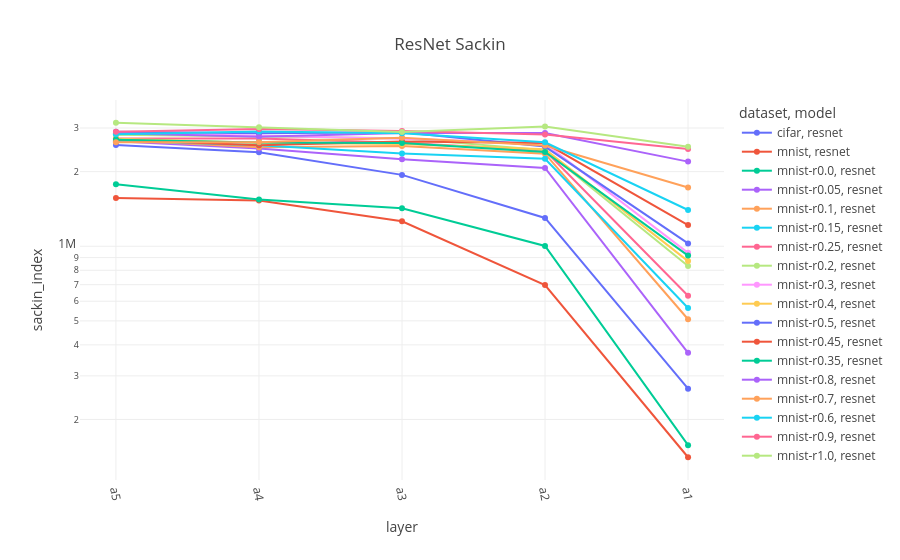

Notebook source saved alongside this figure:
### Code cell
fig = px.line(resnet, x="layer", y="sackin_index", color="dataset", symbol="model", color_discrete_sequence=px.colors.qualitative.Plotly, title="ResNet Sackin")
fig.update_xaxes(tickangle=80)
fig.update_yaxes(type="log")

### Figure 1 — Plotly figure (JSON) as saved in the notebook; plotly's stock layout.template omitted (floating-point values rounded to 4 significant figures)
{"data": [{"hovertemplate": "dataset=cifar<br>model=resnet<br>layer=%{x}<br>sackin_index=%{y}<extra></extra>", "legendgroup": "cifar, resnet", "line": {"color": "#636EFA", "dash": "solid"}, "marker": {"symbol": "circle"}, "mode": "lines+markers", "name": "cifar, resnet", "orientation": "v", "showlegend": true, "type": "scatter", "x": ["a5", "a4", "a3", "a2", "a1"], "xaxis": "x", "y": [2560000.0, 2395000.0, 1941000.0, 1301000.0, 266300.0], "yaxis": "y"}, {"hovertemplate": "dataset=mnist<br>model=resnet<br>layer=%{x}<br>sackin_index=%{y}<extra></extra>", "legendgroup": "mnist, resnet", "line": {"color": "#EF553B", "dash": "solid"}, "marker": {"symbol": "circle"}, "mode": "lines+markers", "name": "mnist, resnet", "orientation": "v", "showlegend": true, "type": "scatter", "x": ["a5", "a4", "a3", "a2", "a1"], "xaxis": "x", "y": [1567000.0, 1529000.0, 1261000.0, 697700.0, 140800.0], "yaxis": "y"}, {"hovertemplate": "dataset=mnist-r0.0<br>model=resnet<br>layer=%{x}<br>sackin_index=%{y}<extra></extra>", "legendgroup": "mnist-r0.0, resnet", "line": {"color": "#00CC96", "dash": "solid"}, "marker": {"symbol": "circle"}, "mode": "lines+markers", "name": "mnist-r0.0, resnet", "orientation": "v", "showlegend": true, "type": "scatter", "x": ["a5", "a4", "a3", "a2", "a1"], "xaxis": "x", "y": [1777000.0, 1543000.0, 1423000.0, 1003000.0, 157500.0], "yaxis": "y"}, {"hovertemplate": "dataset=mnist-r0.05<br>model=resnet<br>layer=%{x}<br>sackin_index=%{y}<extra></extra>", "legendgroup": "mnist-r0.05, resnet", "line": {"color": "#AB63FA", "dash": "solid"}, "marker": {"symbol": "circle"}, "mode": "lines+markers", "name": "mnist-r0.05, resnet", "orientation": "v", "showlegend": true, "type": "scatter", "x": ["a5", "a4", "a3", "a2", "a1"], "xaxis": "x", "y": [2652000.0, 2478000.0, 2244000.0, 2069000.0, 371600.0], "yaxis": "y"}, {"hovertemplate": "dataset=mnist-r0.1<br>model=resnet<br>layer=%{x}<br>sackin_index=%{y}<extra></extra>", "legendgroup": "mnist-r0.1, resnet", "line": {"color": "#FFA15A", "dash": "solid"}, "marker": {"symbol": "circle"}, "mode": "lines+markers", "name": "mnist-r0.1, resnet", "orientation": "v", "showlegend": true, "type": "scatter", "x": ["a5", "a4", "a3", "a2", "a1"], "xaxis": "x", "y": [2682000.0, 2507000.0, 2537000.0, 2364000.0, 507500.0], "yaxis": "y"}, {"hovertemplate": "dataset=mnist-r0.15<br>model=resnet<br>layer=%{x}<br>sackin_index=%{y}<extra></extra>", "legendgroup": "mnist-r0.15, resnet", "line": {"color": "#19D3F3", "dash": "solid"}, "marker": {"symbol": "circle"}, "mode": "lines+markers", "name": "mnist-r0.15, resnet", "orientation": "v", "showlegend": true, "type": "scatter", "x": ["a5", "a4", "a3", "a2", "a1"], "xaxis": "x", "y": [2669000.0, 2559000.0, 2368000.0, 2254000.0, 563400.0], "yaxis": "y"}, {"hovertemplate": "dataset=mnist-r0.25<br>model=resnet<br>layer=%{x}<br>sackin_index=%{y}<extra></extra>", "legendgroup": "mnist-r0.25, resnet", "line": {"color": "#FF6692", "dash": "solid"}, "marker": {"symbol": "circle"}, "mode": "lines+markers", "name": "mnist-r0.25, resnet", "orientation": "v", "showlegend": true, "type": "scatter", "x": ["a5", "a4", "a3", "a2", "a1"], "xaxis": "x", "y": [2724000.0, 2723000.0, 2618000.0, 2433000.0, 631800.0], "yaxis": "y"}, {"hovertemplate": "dataset=mnist-r0.2<br>model=resnet<br>layer=%{x}<br>sackin_index=%{y}<extra></extra>", "legendgroup": "mnist-r0.2, resnet", "line": {"color": "#B6E880", "dash": "solid"}, "marker": {"symbol": "circle"}, "mode": "lines+markers", "name": "mnist-r0.2, resnet", "orientation": "v", "showlegend": true, "type": "scatter", "x": ["a5", "a4", "a3", "a2", "a1"], "xaxis": "x", "y": [2821000.0, 2769000.0, 2727000.0, 2443000.0, 833000.0], "yaxis": "y"}, {"hovertemplate": "dataset=mnist-r0.3<br>model=resnet<br>layer=%{x}<br>sackin_index=%{y}<extra></extra>", "legendgroup": "mnist-r0.3, resnet", "line": {"color": "#FF97FF", "dash": "solid"}, "marker": {"symbol": "circle"}, "mode": "lines+markers", "name": "mnist-r0.3, resnet", "orientation": "v", "showlegend": true, "type": "scatter", "x": ["a5", "a4", "a3", "a2", "a1"], "xaxis": "x", "y": [2871000.0, 2798000.0, 2713000.0, 2600000.0, 940500.0], "yaxis": "y"}, {"hovertemplate": "dataset=mnist-r0.4<br>model=resnet<br>layer=%{x}<br>sackin_index=%{y}<extra></extra>", "legendgroup": "mnist-r0.4, resnet", "line": {"color": "#FECB52", "dash": "solid"}, "marker": {"symbol": "circle"}, "mode": "lines+markers", "name": "mnist-r0.4, resnet", "orientation": "v", "showlegend": true, "type": "scatter", "x": ["a5", "a4", "a3", "a2", "a1"], "xaxis": "x", "y": [2715000.0, 2618000.0, 2589000.0, 2464000.0, 871000.0], "yaxis": "y"}, {"hovertemplate": "dataset=mnist-r0.5<br>model=resnet<br>layer=%{x}<br>sackin_index=%{y}<extra></extra>", "legendgroup": "mnist-r0.5, resnet", "line": {"color": "#636EFA", "dash": "solid"}, "marker": {"symbol": "circle"}, "mode": "lines+markers", "name": "mnist-r0.5, resnet", "orientation": "v", "showlegend": true, "type": "scatter", "x": ["a5", "a4", "a3", "a2", "a1"], "xaxis": "x", "y": [2898000.0, 2859000.0, 2882000.0, 2524000.0, 1027000.0], "yaxis": "y"}, {"hovertemplate": "dataset=mnist-r0.45<br>model=resnet<br>layer=%{x}<br>sackin_index=%{y}<extra></extra>", "legendgroup": "mnist-r0.45, resnet", "line": {"color": "#EF553B", "dash": "solid"}, "marker": {"symbol": "circle"}, "mode": "lines+markers", "name": "mnist-r0.45, resnet", "orientation": "v", "showlegend": true, "type": "scatter", "x": ["a5", "a4", "a3", "a2", "a1"], "xaxis": "x", "y": [2687000.0, 2558000.0, 2646000.0, 2609000.0, 1217000.0], "yaxis": "y"}, {"hovertemplate": "dataset=mnist-r0.35<br>model=resnet<br>layer=%{x}<br>sackin_index=%{y}<extra></extra>", "legendgroup": "mnist-r0.35, resnet", "line": {"color": "#00CC96", "dash": "solid"}, "marker": {"symbol": "circle"}, "mode": "lines+markers", "name": "mnist-r0.35, resnet", "orientation": "v", "showlegend": true, "type": "scatter", "x": ["a5", "a4", "a3", "a2", "a1"], "xaxis": "x", "y": [2690000.0, 2621000.0, 2608000.0, 2399000.0, 916800.0], "yaxis": "y"}, {"hovertemplate": "dataset=mnist-r0.8<br>model=resnet<br>layer=%{x}<br>sackin_index=%{y}<extra></extra>", "legendgroup": "mnist-r0.8, resnet", "line": {"color": "#AB63FA", "dash": "solid"}, "marker": {"symbol": "circle"}, "mode": "lines+markers", "name": "mnist-r0.8, resnet", "orientation": "v", "showlegend": true, "type": "scatter", "x": ["a5", "a4", "a3", "a2", "a1"], "xaxis": "x", "y": [2858000.0, 2769000.0, 2861000.0, 2866000.0, 2195000.0], "yaxis": "y"}, {"hovertemplate": "dataset=mnist-r0.7<br>model=resnet<br>layer=%{x}<br>sackin_index=%{y}<extra></extra>", "legendgroup": "mnist-r0.7, resnet", "line": {"color": "#FFA15A", "dash": "solid"}, "marker": {"symbol": "circle"}, "mode": "lines+markers", "name": "mnist-r0.7, resnet", "orientation": "v", "showlegend": true, "type": "scatter", "x": ["a5", "a4", "a3", "a2", "a1"], "xaxis": "x", "y": [2630000.0, 2627000.0, 2742000.0, 2548000.0, 1725000.0], "yaxis": "y"}, {"hovertemplate": "dataset=mnist-r0.6<br>model=resnet<br>layer=%{x}<br>sackin_index=%{y}<extra></extra>", "legendgroup": "mnist-r0.6, resnet", "line": {"color": "#19D3F3", "dash": "solid"}, "marker": {"symbol": "circle"}, "mode": "lines+markers", "name": "mnist-r0.6, resnet", "orientation": "v", "showlegend": true, "type": "scatter", "x": ["a5", "a4", "a3", "a2", "a1"], "xaxis": "x", "y": [2834000.0, 2908000.0, 2856000.0, 2627000.0, 1401000.0], "yaxis": "y"}, {"hovertemplate": "dataset=mnist-r0.9<br>model=resnet<br>layer=%{x}<br>sackin_index=%{y}<extra></extra>", "legendgroup": "mnist-r0.9, resnet", "line": {"color": "#FF6692", "dash": "solid"}, "marker": {"symbol": "circle"}, "mode": "lines+markers", "name": "mnist-r0.9, resnet", "orientation": "v", "showlegend": true, "type": "scatter", "x": ["a5", "a4", "a3", "a2", "a1"], "xaxis": "x", "y": [2900000.0, 2970000.0, 2920000.0, 2824000.0, 2468000.0], "yaxis": "y"}, {"hovertemplate": "dataset=mnist-r1.0<br>model=resnet<br>layer=%{x}<br>sackin_index=%{y}<extra></extra>", "legendgroup": "mnist-r1.0, resnet", "line": {"color": "#B6E880", "dash": "solid"}, "marker": {"symbol": "circle"}, "mode": "lines+markers", "name": "mnist-r1.0, resnet", "orientation": "v", "showlegend": true, "type": "scatter", "x": ["a5", "a4", "a3", "a2", "a1"], "xaxis": "x", "y": [3150000.0, 3025000.0, 2892000.0, 3041000.0, 2523000.0], "yaxis": "y"}], "layout": {"legend": {"title": {"text": "dataset, model"}, "tracegroupgap": 0}, "title": {"text": "ResNet Sackin"}, "xaxis": {"anchor": "y", "domain": [0, 1], "tickangle": 80, "title": {"text": "layer"}}, "yaxis": {"anchor": "x", "domain": [0, 1], "title": {"text": "sackin_index"}, "type": "log"}}}
